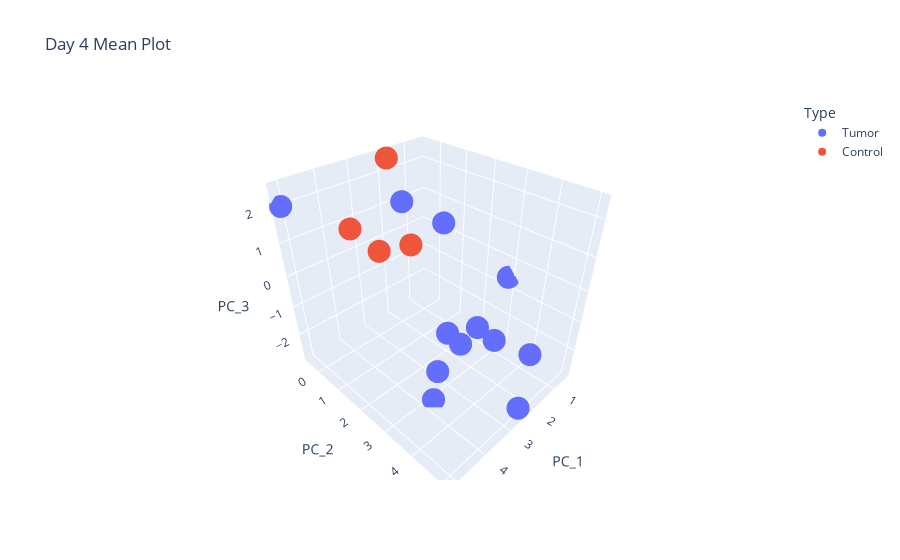

Notebook cell for this chart:
### Code cell
fig = px.scatter_3d(day4_df, x='PC_1', y='PC_2', z='PC_3', title='Day 4 Mean Plot',color='Type')
fig.write_html("downloads/day4_mean.html")
fig

### Figure 1 — Plotly figure (JSON) as saved in the notebook; plotly's stock layout.template omitted (floating-point values rounded to 4 significant figures)
{"data": [{"hovertemplate": "Type=Tumor<br>PC_1=%{x}<br>PC_2=%{y}<br>PC_3=%{z}<extra></extra>", "legendgroup": "Tumor", "marker": {"color": "#636efa", "symbol": "circle"}, "mode": "markers", "name": "Tumor", "scene": "scene", "showlegend": true, "type": "scatter3d", "x": [3.754, 0.9716, 2.816, 0.4139, 1.88, 1.564, 2.518, 3.762, 5.134, 3.198, 1.927, 2.181], "y": [3.344, 2.332, 3.257, 2.884, 3.646, 4.608, 5.052, 3.202, -0.5581, 3.139, 1.741, 0.412], "z": [-1.667, -2.467, -1.397, -0.5995, -1.606, -1.704, -2.655, -2.817, 2.021, -0.859, 1.262, 1.511]}, {"hovertemplate": "Type=Control<br>PC_1=%{x}<br>PC_2=%{y}<br>PC_3=%{z}<extra></extra>", "legendgroup": "Control", "marker": {"color": "#EF553B", "symbol": "circle"}, "mode": "markers", "name": "Control", "scene": "scene", "showlegend": true, "type": "scatter3d", "x": [1.929, 2.886, 3.529, 3.514], "y": [-0.4431, 1.515, 1.021, -0.1982], "z": [2.433, 0.9061, 0.7815, 0.957]}], "layout": {"legend": {"title": {"text": "Type"}, "tracegroupgap": 0}, "scene": {"domain": {"x": [0, 1], "y": [0, 1]}, "xaxis": {"title": {"text": "PC_1"}}, "yaxis": {"title": {"text": "PC_2"}}, "zaxis": {"title": {"text": "PC_3"}}}, "title": {"text": "Day 4 Mean Plot"}}}
